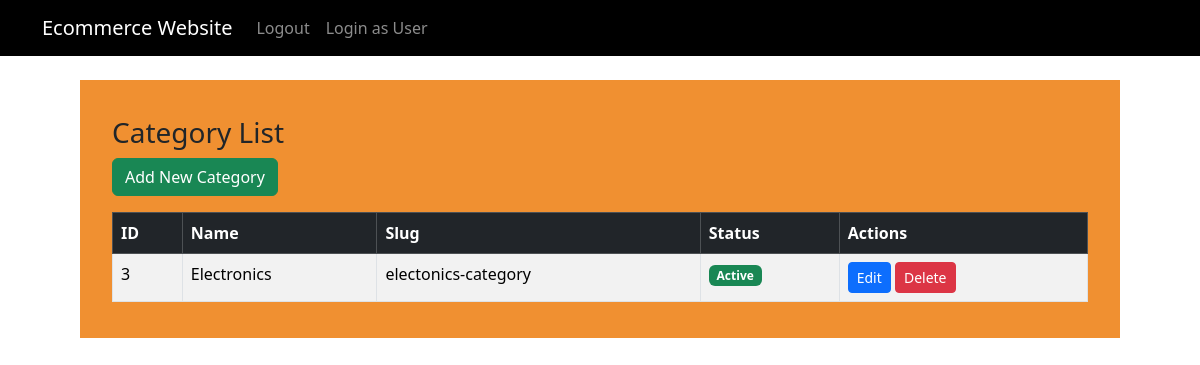
The app's page /category/ (signed in), older data.
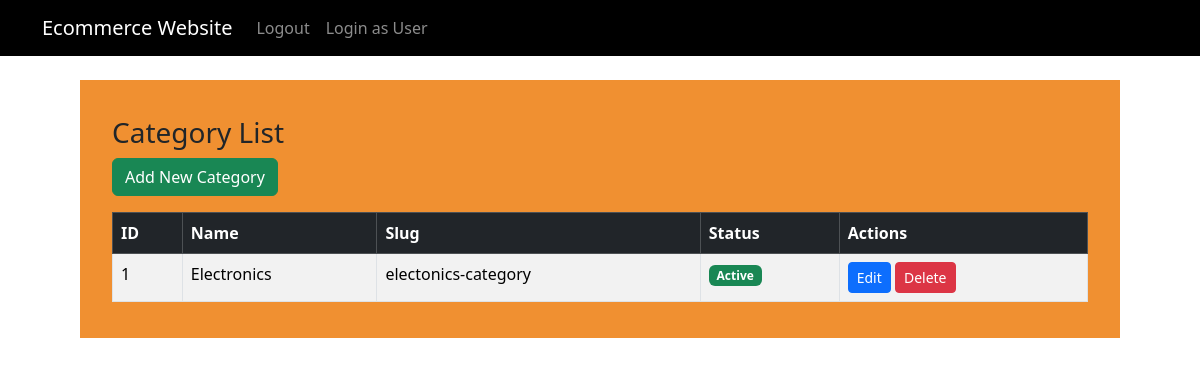
The same page, newer data.
### products/models.py (models this page shows, shortened)
class Category(models.Model):
	name=models.CharField(max_length=100,unique=True)
	slug=models.SlugField(unique=True)
	description=models.TextField(blank=True)
	status=models.BooleanField(default=True)

### products/views.py (the view)
# urls.py: path('category/', CategoryListView.as_view(), name='category_list'),
class  CategoryListView(LoginRequiredMixin,PermissionRequiredMixin,ListView):
	model=Category
	form_class=CategoryForm
	template_name='admin_panel/category_list.html'
	success_url= reverse_lazy('admin_panel:admin-dashoard')
	context_object_name='categories'
	permission_required='admin_panel.view_category'

### admin_panel/templates/admin_panel/category_list.html
{% extends "admin_panel/Base.html" %}
{% load static %}
{% block content %}
<div class="container-fluid">
    <div class="row">
        <div class="col-md-12">
            <h3 class="mt-3">Category List</h3>
            <a href="{% url 'category_add' %}" class="btn btn-success mb-3">Add New Category</a>
            {% if categories %}
            <table class="table table-bordered table-striped">
                <thead class="table-dark">
                    <tr>
                        <th>ID</th>
                        <th>Name</th>
                        <th>Slug</th>
                        <th>Status</th>
                        <th>Actions</th>
                    </tr>
                </thead>
                <tbody>
                    {% for category in categories %}
                    <tr>
                        <td>{{ category.id }}</td>
                        <td>{{ category.name }}</td>
                        <td>{{ category.slug }}</td>
                        <td>
                            {% if category.status %}
                                <span class="badge bg-success">Active</span>
                            {% else %}
                                <span class="badge bg-danger">Inactive</span>
                            {% endif %}
                        </td>
                        <td>
                            <a href="{% url 'category_edit' category.id %}" class="btn btn-primary btn-sm">Edit</a>
                            <a href="{% url 'category_delete' category.id %}" class="btn btn-danger btn-sm"
                               onclick="return confirm('Are you sure you want to delete this category?');">Delete</a>
                        </td>
                    </tr>
                    {% endfor %}
                </tbody>
            </table>
            {% else %}
            <p class="text-center">No categories found.</p>
            {% endif %}
        </div>
    </div>
</div>
{% endblock %}

Row changes from the older to the newer data that the page shows:
removed Category: id "3", name "Electronics", slug "electonics-category", status "Active"
added Category: id "1", name "Electronics", slug "electonics-category", status "Active"
